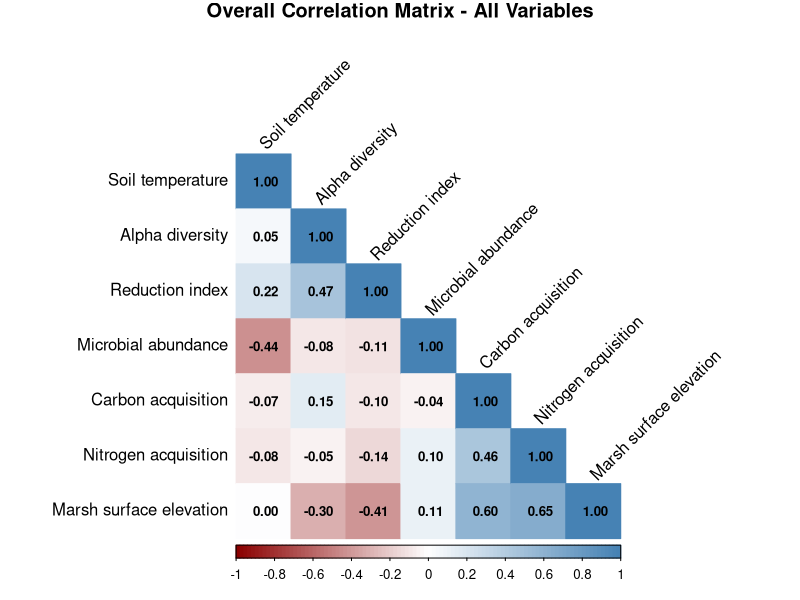
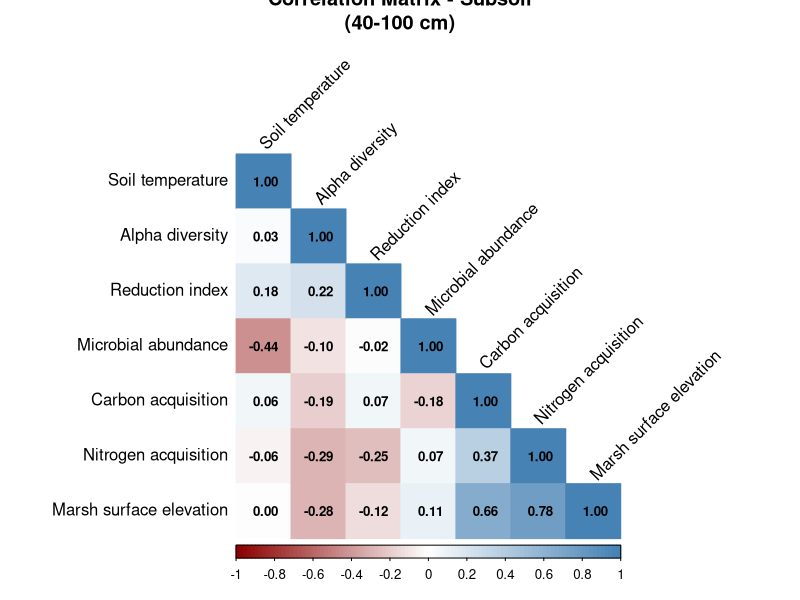
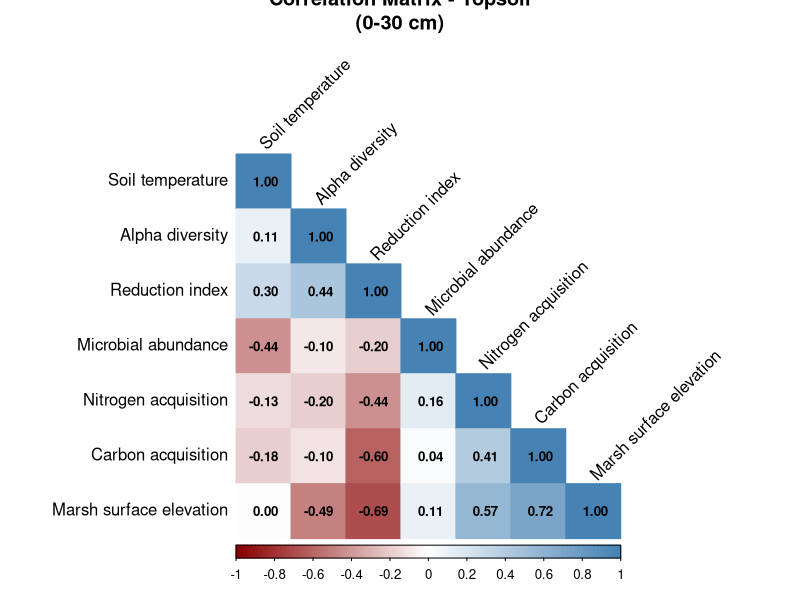
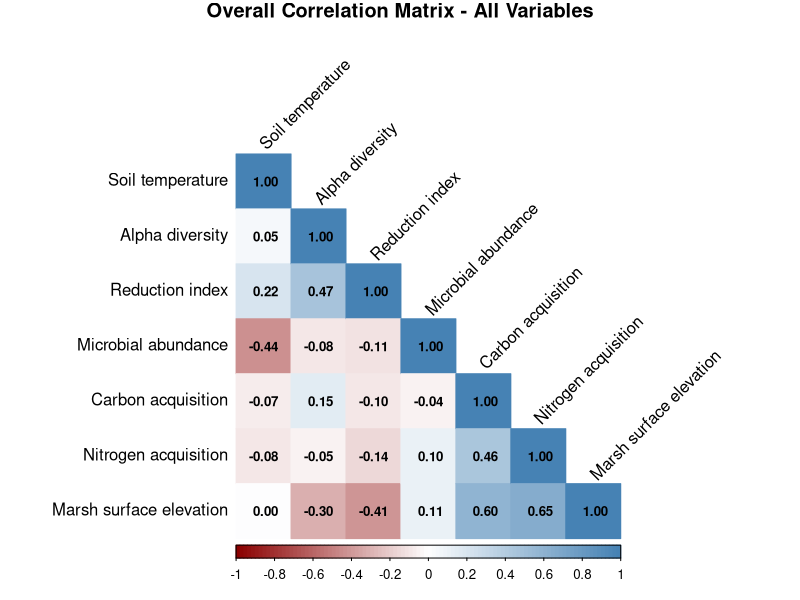
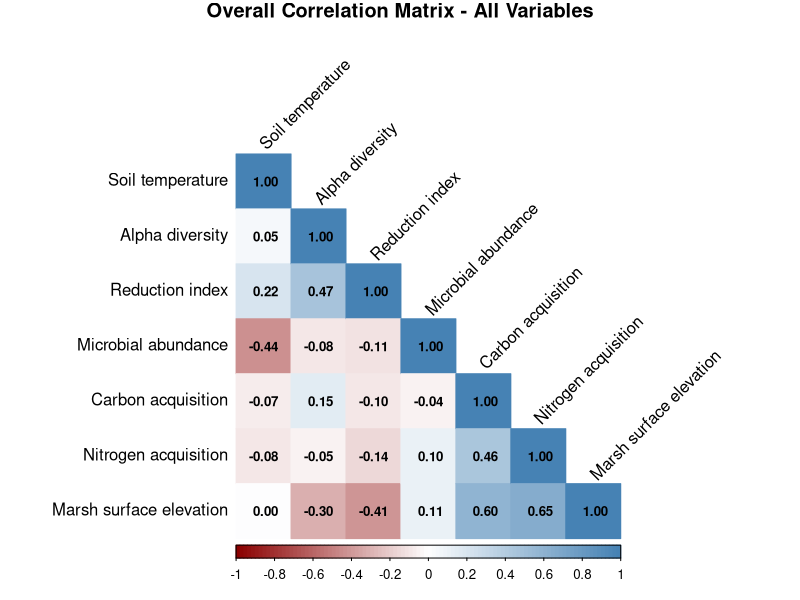
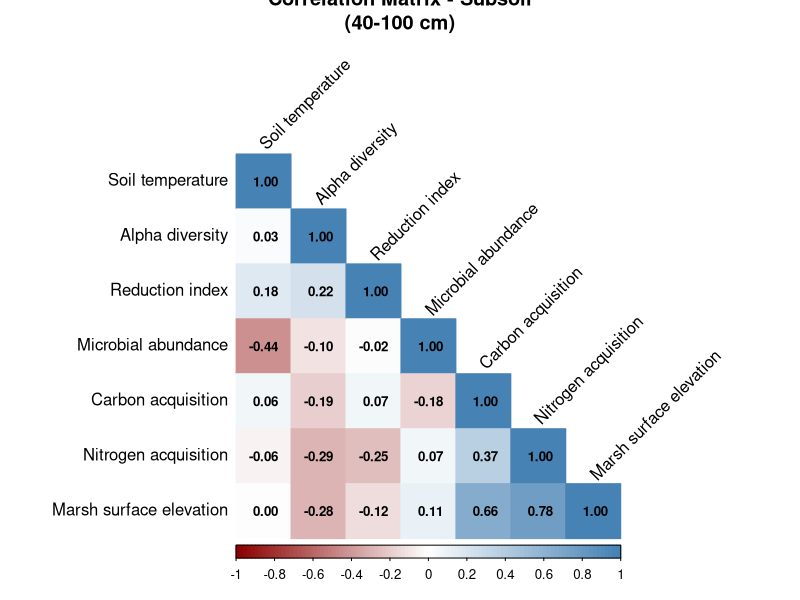
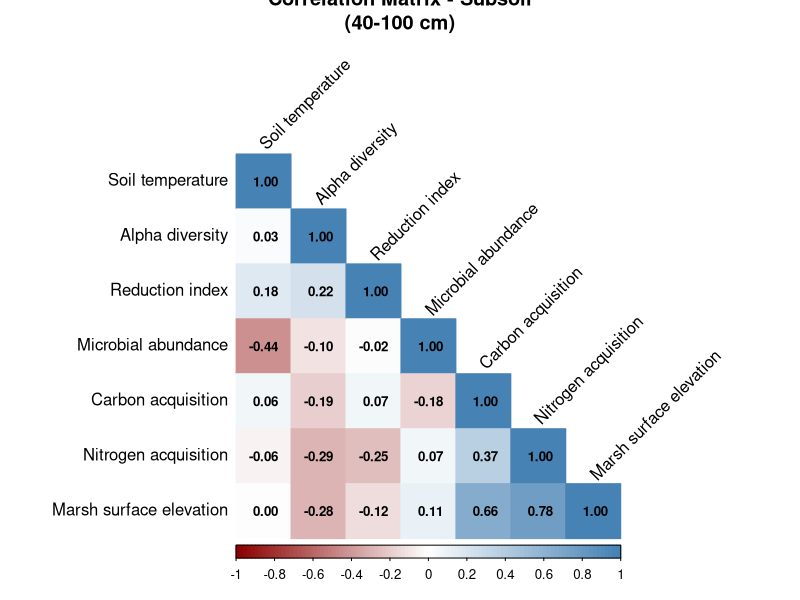
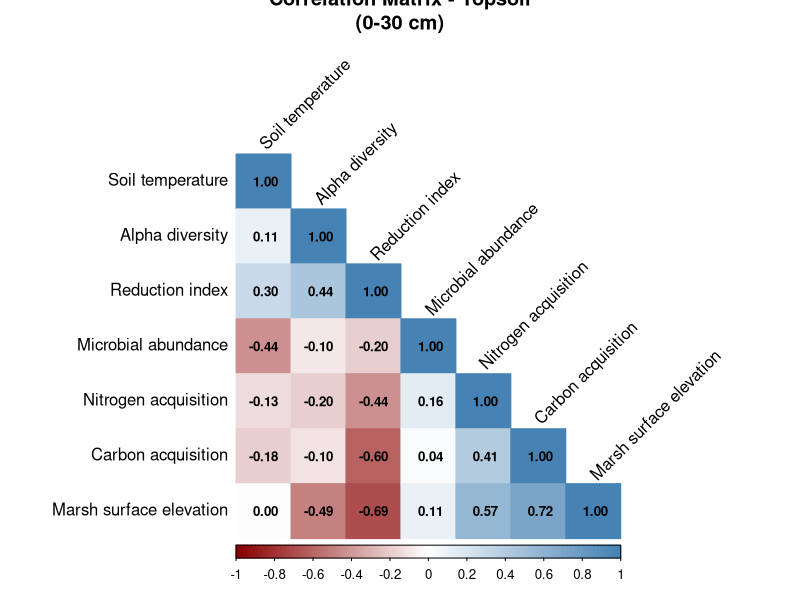

These charts were generated, in order, by the following R code: (Note: this script raises an error after producing the figures.)
## ---- chunk 1
#install.packages("corrplot")
#install.packages("tidyverse")
#install.packages("here")
## ---- chunk 2
library(corrplot)
library(tidyverse)
library(here)
## ---- chunk 3
# Load EEA final dataset (created in script_eea.Rmd)
# This should contain the summarized EEA data with environmental variables
if(exists("df_EEA_final")) {
  df_eea_0_final <- df_EEA_final
  print("EEA final dataset loaded from environment")
} else {
  # Alternative: Load from saved file if available
  tryCatch({
    df_eea_0_final <- read.csv(here("data", "eea", "df_EEA_final.csv"))
    print("EEA final dataset loaded from file")
  }, error = function(e) {
    stop("EEA final dataset not found. Please run script_eea.Rmd first.")
  })
}

# Load other required datasets
# Community alpha diversity (from script_community.Rmd)
if(exists("df_alpha_sum")) {
  df_alpha_0_summary <- df_alpha_sum
  print("Alpha diversity dataset loaded from environment")
} else {
  tryCatch({
    df_alpha_0_summary <- read.csv(here("data", "rna", "df_alpha_summary.csv"))
    print("Alpha diversity dataset loaded from file")
  }, error = function(e) {
    warning("Alpha diversity dataset not found. Some correlations may be missing.")
    df_alpha_0_summary <- NULL
  })
}

# qPCR data (from script_qpcr_2023.Rmd)
if(exists("df_qpcr_sum")) {
  df_qpcr_0_summary <- df_qpcr_sum
  print("qPCR dataset loaded from environment")
} else {
  tryCatch({
    df_qpcr_0_summary <- read.csv(here("data", "qpcr", "df_qpcr_summary.csv"))
    print("qPCR dataset loaded from file")
  }, error = function(e) {
    warning("qPCR dataset not found. Some correlations may be missing.")
    df_qpcr_0_summary <- NULL
  })
}

# Warming data (from script_warming_data_2022.Rmd)
if(exists("df_warming_all_2022_monthly")) {
  df_warming_0_monthly <- df_warming_all_2022_monthly
  print("Warming dataset loaded from environment")
} else {
  tryCatch({
    df_warming_0_monthly <- read.csv(here("scripts", "df_warming_all_2022_monthly.csv"))
    print("Warming dataset loaded from file")
  }, error = function(e) {
    warning("Warming dataset not found. Some correlations may be missing.")
    df_warming_0_monthly <- NULL
  })
}

# IRIS data (from script_iris.Rmd)
if(exists("df_iris_summarized_2_final")) {
  df_iris_0_summary <- df_iris_summarized_2_final
  print("IRIS dataset loaded from environment")
} else {
  tryCatch({
    df_iris_0_summary <- read.csv(here("data", "iris", "df_iris_summary.csv"))
    print("IRIS dataset loaded from file")
  }, error = function(e) {
    warning("IRIS dataset not found. Some correlations may be missing.")
    df_iris_0_summary <- NULL
  })
}
## ---- chunk 4
# Start with EEA final data
df_corr_1_base <- df_eea_0_final %>%
  mutate(plotid = as.character(Plot))

# Add alpha diversity if available
if(!is.null(df_alpha_0_summary)) {
  df_alpha_0_summary <- df_alpha_0_summary %>% 
    mutate(plotid = as.character(plotid))
  
  df_corr_1_base <- df_corr_1_base %>%
    left_join(df_alpha_0_summary, by = c("plotid", "Layer"))
}

# Add qPCR data if available
if(!is.null(df_qpcr_0_summary)) {
  df_qpcr_0_summary <- df_qpcr_0_summary %>% 
    mutate(plotid = as.character(plotid))
  
  df_corr_1_base <- df_corr_1_base %>%
    left_join(df_qpcr_0_summary, by = "plotid")
}

# Add warming data if available
if(!is.null(df_warming_0_monthly)) {
  df_warming_0_monthly <- df_warming_0_monthly %>% 
    mutate(plotid = as.character(plotid))
  
  df_corr_1_base <- df_corr_1_base %>%
    left_join(df_warming_0_monthly, by = "plotid")
}

# Add IRIS data if available
if(!is.null(df_iris_0_summary)) {
  df_iris_0_summary <- df_iris_0_summary %>% 
    mutate(plotid = as.character(plotid))
  df_corr_1_base <- df_corr_1_base %>%
    left_join(df_iris_0_summary, by = c("plotid", "Layer"))
}

print("Base correlation dataset created")
print(paste("Dimensions:", nrow(df_corr_1_base), "rows x", ncol(df_corr_1_base), "columns"))
## ---- chunk 5
# Select key variables and rename for better visualization
# Die Alpha-Diversity-Spalte heißt vermutlich nicht exakt 'Alpha_diversity'.
# Prüfe Alternativen wie 'alpha_diversity', 'AlphaDiversity', 'Shannon', etc.
# Passe ggf. den Spaltennamen hier an!
df_corr_2_selected <- df_corr_1_base %>%
  dplyr::select(
    Layer,
    "Carbon acquisition" = Activity_C,
    "Nitrogen acquisition" = Activity_N,
    "Microbial abundance" = Abundance, # qPCR
    "Alpha diversity" = alpha_diversity, # ggf. anpassen!
    "Soil temperature" = pinTemp_mean,
    "Marsh surface elevation" = Elevation_mean,
    "Reduction index" = ri
  ) %>%
  # Remove rows with all NA values for numeric variables
  filter(!if_all(c("Carbon acquisition":"Reduction index"), is.na))

print("Variables selected for correlation analysis:")
print(colnames(df_corr_2_selected))
print(paste("Final dataset dimensions:", nrow(df_corr_2_selected), "rows x", ncol(df_corr_2_selected), "columns"))
## ---- chunk 6
# Remove Layer column for overall analysis
df_corr_overall <- df_corr_2_selected %>%
  dplyr::select(-Layer)

# Calculate correlation matrix
cor_matrix <- cor(df_corr_overall, use = "complete.obs")

# Create output directory if it doesn't exist
if (!dir.exists(here("output"))) {
  dir.create(here("output"), recursive = TRUE)
}

# Export high-resolution TIFF file for publication
tiff(here("output", "correlation_matrix_overall.tiff"), 
     width = 10, height = 10, units = "in", res = 600, compression = "lzw")

# Create correlation plot
corrplot(cor_matrix, 
         method = "color",
         type = "lower",
         order = "hclust",
         col = colorRampPalette(c("darkred", "white", "steelblue"))(100),
         tl.col = "black", 
         tl.srt = 45,
         addCoef.col = "black",
         number.cex = 0.8,
         title = "Overall Correlation Matrix - All Variables",
         mar = c(0,0,1,0))

dev.off()

# Also save as EPS for vector graphics option
postscript(here("output", "correlation_matrix_overall.eps"), 
           width = 10, height = 10, horizontal = FALSE)

corrplot(cor_matrix, 
         method = "color",
         type = "lower",
         order = "hclust",
         col = colorRampPalette(c("darkred", "white", "steelblue"))(100),
         tl.col = "black", 
         tl.srt = 45,
         addCoef.col = "black",
         number.cex = 0.8,
         title = "Overall Correlation Matrix - All Variables",
         mar = c(0,0,1,0))

dev.off()

# Display plot in R
corrplot(cor_matrix, 
         method = "color",
         type = "lower",
         order = "hclust",
         col = colorRampPalette(c("darkred", "white", "steelblue"))(100),
         tl.col = "black", 
         tl.srt = 45,
         addCoef.col = "black",
         number.cex = 0.8,
         title = "Overall Correlation Matrix - All Variables",
         mar = c(0,0,1,0))

print("Overall correlation matrix generated")
## ---- chunk 7
# Split data by layer and create separate correlation matrices
layers <- unique(df_corr_2_selected$Layer)

for(layer in layers) {
  layer_data <- df_corr_2_selected %>%
    filter(Layer == layer) %>%
    dplyr::select(-Layer)
  
  if(ncol(layer_data) > 1) {
    cor_matrix_layer <- cor(layer_data, use = "complete.obs")
    
    # Create clean filename for layer
    layer_clean <- gsub("[^A-Za-z0-9]", "_", layer)
    
    # Export high-resolution TIFF file for publication
    tiff(here("output", paste0("correlation_matrix_", layer_clean, ".tiff")), 
         width = 10, height = 10, units = "in", res = 600, compression = "lzw")
    
    corrplot(cor_matrix_layer, 
             method = "color",
             type = "lower",
             order = "hclust",
             col = colorRampPalette(c("darkred", "white", "steelblue"))(100),
             tl.col = "black", 
             tl.srt = 45,
             addCoef.col = "black",
             number.cex = 0.8,
             title = paste("Correlation Matrix -", layer),
             mar = c(0,0,1,0))
    
    dev.off()
    
    # Also save as EPS for vector graphics option
    postscript(here("output", paste0("correlation_matrix_", layer_clean, ".eps")), 
               width = 10, height = 10, horizontal = FALSE)
    
    corrplot(cor_matrix_layer, 
             method = "color",
             type = "lower",
             order = "hclust",
             col = colorRampPalette(c("darkred", "white", "steelblue"))(100),
             tl.col = "black", 
             tl.srt = 45,
             addCoef.col = "black",
             number.cex = 0.8,
             title = paste("Correlation Matrix -", layer),
             mar = c(0,0,1,0))
    
    dev.off()
    
    # Display plot in R
    corrplot(cor_matrix_layer, 
             method = "color",
             type = "lower",
             order = "hclust",
             col = colorRampPalette(c("darkred", "white", "steelblue"))(100),
             tl.col = "black", 
             tl.srt = 45,
             addCoef.col = "black",
             number.cex = 0.8,
             title = paste("Correlation Matrix -", layer),
             mar = c(0,0,1,0))
  }
}

print("Layer-specific correlation matrices generated")

cat("High-resolution correlation matrix figures saved:\n")
cat("- correlation_matrix_overall.tiff (600 DPI)\n")
cat("- correlation_matrix_overall.eps (vector)\n")
for(layer in layers) {
  layer_clean <- gsub("[^A-Za-z0-9]", "_", layer)
  cat(paste0("- correlation_matrix_", layer_clean, ".tiff (600 DPI)\n"))
  cat(paste0("- correlation_matrix_", layer_clean, ".eps (vector)\n"))
}
## ---- chunk 8
# corrplot: Wei, T. and Simko, V. (2021). R package 'corrplot': Visualization of a Correlation Matrix. R package version 0.92. https://CRAN.R-project.org/package=corrplot
# tidyverse: Wickham, H., Bryan, J., François, R., Henry, L., Müller, K., Pedersen, T. L., & Takahashi, K. (2024). tidyverse: Easily Install and Load the 'Tidyverse'. R package version 2.0.0. https://CRAN.R-project.org/package=tidyverse
# here: Müller, K. & Bryan, J. (2024). here: A Simpler Way to Find Your Files. R package version 1.0.1. https://CRAN.R-project.org/package=here
## ---- chunk 9
# Debug: Check what variables are available
vars_to_summarise <- c(
  "Carbon acquisition",
  "Nitrogen acquisition",
  "Microbial abundance",
  "Alpha diversity",
  "Soil temperature",
  "Marsh surface elevation",
  "Reduction index"
)

df_corr_3_summary_table <- df_corr_1_base %>%
  dplyr::select(
    Layer,
    Zone,
    Treatment,
    "Carbon acquisition" = Activity_C,
    "Nitrogen acquisition" = Activity_N,
    "Microbial abundance" = Abundance, # qPCR
    "Alpha diversity" = alpha_diversity, # ggf. anpassen!
    "Soil temperature" = pinTemp_mean,
    "Marsh surface elevation" = Elevation_mean,
    "Reduction index" = ri
  ) %>%
  # Remove rows with all NA values for numeric variables
  filter(!if_all(c("Carbon acquisition":"Reduction index"), is.na)) %>%
   group_by(Zone, Treatment, Layer) %>%
  summarise(
    across(any_of(vars_to_summarise), list(mean = ~mean(.x, na.rm = TRUE), 
                                            se = ~sd(.x, na.rm = TRUE)/sqrt(sum(!is.na(.x))))),
    .groups = "drop"
  )

df_corr_3_summary_table_Zone <- df_corr_1_base %>%
  dplyr::select(
    Zone,
    "Carbon acquisition" = Activity_C,
    "Nitrogen acquisition" = Activity_N,
    "Microbial abundance" = Abundance, # qPCR
    "Alpha diversity" = alpha_diversity, # ggf. anpassen!
    "Soil temperature" = pinTemp_mean,
    "Marsh surface elevation" = Elevation_mean,
    "Reduction index" = ri
  ) %>%
  # Remove rows with all NA values for numeric variables
  filter(!if_all(c("Carbon acquisition":"Reduction index"), is.na)) %>%
   group_by(Zone) %>%
  summarise(
    across(any_of(vars_to_summarise), list(mean = ~mean(.x, na.rm = TRUE), 
                                            se = ~sd(.x, na.rm = TRUE)/sqrt(sum(!is.na(.x))))),
    .groups = "drop"
  )


write.csv(df_corr_3_summary_table, here("tables", "comprehensive_summary_all_variables.csv"), row.names = FALSE)
